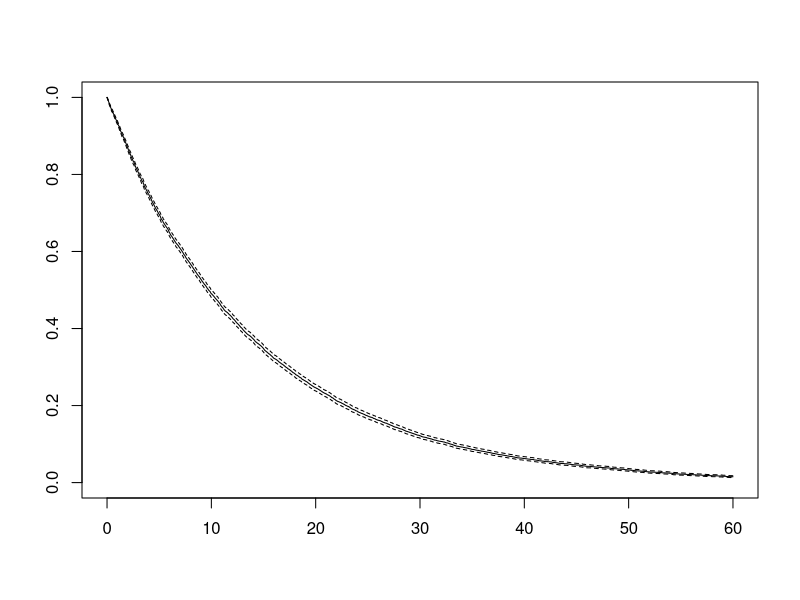

Here is the R script that generated this plot:
## ---- chunk 1
rm(list = ls())      # clear memory (removes all the variables from the workspace)
## ---- chunk 2
library(survival)
## ---- chunk 3
# no functions required

## ---- chunk 4
# Strategy names
v_names_str <- c("Base Case")  

# Number of strategies
n_str <- length(v_names_str)

# Markov model parameters
v_n  <- c("Healthy", "Sick", "Dead")    # state names

n_states  <- length(v_n)                # number of states
n_t  <- 60                              # number of cycles
n_i <- 10000

r_HD <- 0.02                           # rate of death when healthy
r_HS <- 0.05                            # rate of becoming sick when healthy
r_SD <-  0.1                           # rate of death when sick

tmat <- matrix(NA, n_states, n_states, dimnames = list(v_n,v_n))
tmat["Healthy", "Sick"]  <- 1
tmat["Healthy", "Dead"]  <- 2
tmat["Sick"   , "Dead"]  <- 3

n_trans = sum(tmat >0, na.rm= T) 


#Draw the values for all state transitions. We ll check later if they actuyally transitioned
t_HS <- rexp(n_i,r_HS)
t_HD <- rexp(n_i,r_HD)
t_SD <- rexp(n_i,r_SD)
#t_SH <- rexp(n_i,r_SH)

t_H <- cbind(t_HS,t_HD)
t_S <- cbind(t_SD)

  state1 <- apply(t_H,1, which.min)-1
  time1  <- apply(t_H,1, min)
  state2 <- apply(t_S,1,which.min)
  time2  <- apply(t_S,1,min)
  time2 <- ifelse(state1=="Sick",time1+time2,time1)

  
  
time  <- cbind( t_0 = 0, time1,  time2)
state <- cbind(m_0 = 1, state1, state2)
res <- list("t"= time, "st" = state)

## ---- chunk 5
plot(survfit(Surv(time[,3], state[,3]==1)~1), xlim = c(0,n_t))

